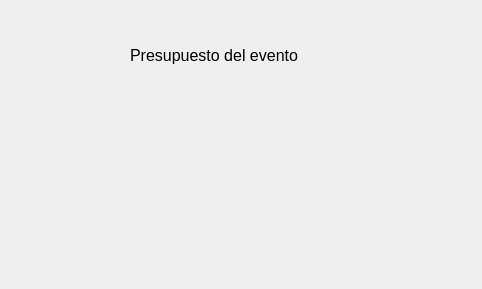
<?xml version="1.0" encoding="UTF-8"?>
<ui version="4.0">
 <class>Dialog</class>
 <widget class="QDialog" name="Dialog">
  <property name="geometry">
   <rect>
    <x>0</x>
    <y>0</y>
    <width>482</width>
    <height>289</height>
   </rect>
  </property>
  <property name="windowTitle">
   <string>Dialog</string>
  </property>
  <widget class="QLabel" name="label_2">
   <property name="geometry">
    <rect>
     <x>130</x>
     <y>40</y>
     <width>251</width>
     <height>31</height>
    </rect>
   </property>
   <property name="font">
    <font>
     <pointsize>12</pointsize>
    </font>
   </property>
   <property name="text">
    <string>Presupuesto del evento</string>
   </property>
  </widget>
  <widget class="QLabel" name="txt_resultado">
   <property name="geometry">
    <rect>
     <x>150</x>
     <y>110</y>
     <width>161</width>
     <height>81</height>
    </rect>
   </property>
   <property name="font">
    <font>
     <pointsize>10</pointsize>
    </font>
   </property>
   <property name="text">
    <string/>
   </property>
   <property name="alignment">
    <set>Qt::AlignCenter</set>
   </property>
  </widget>
 </widget>
 <resources/>
 <connections/>
</ui>
